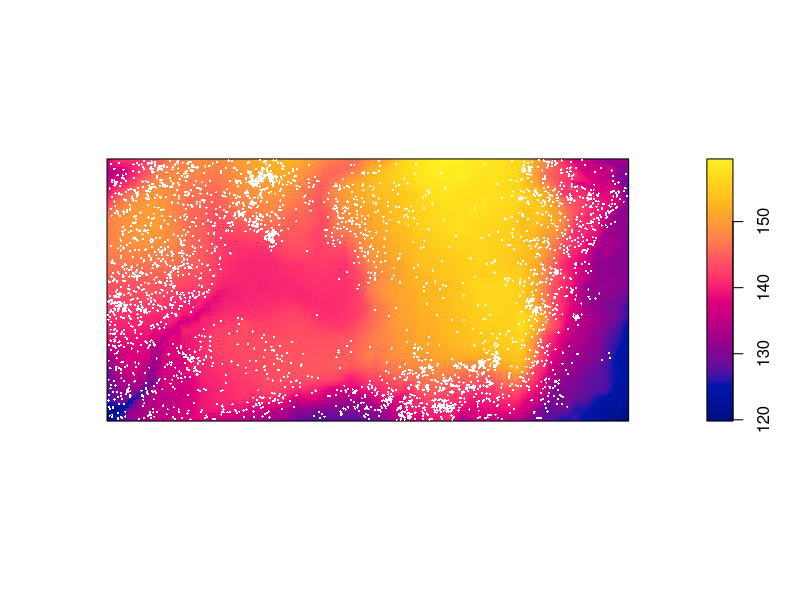
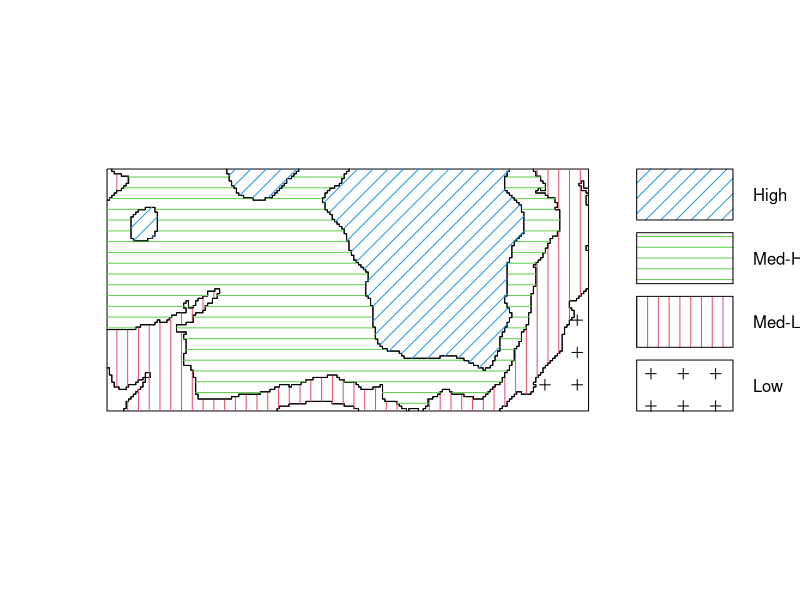
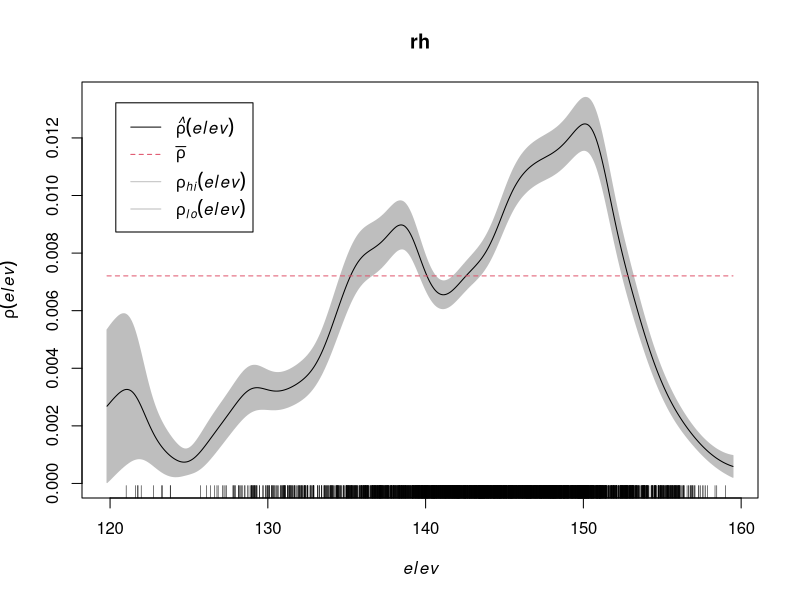
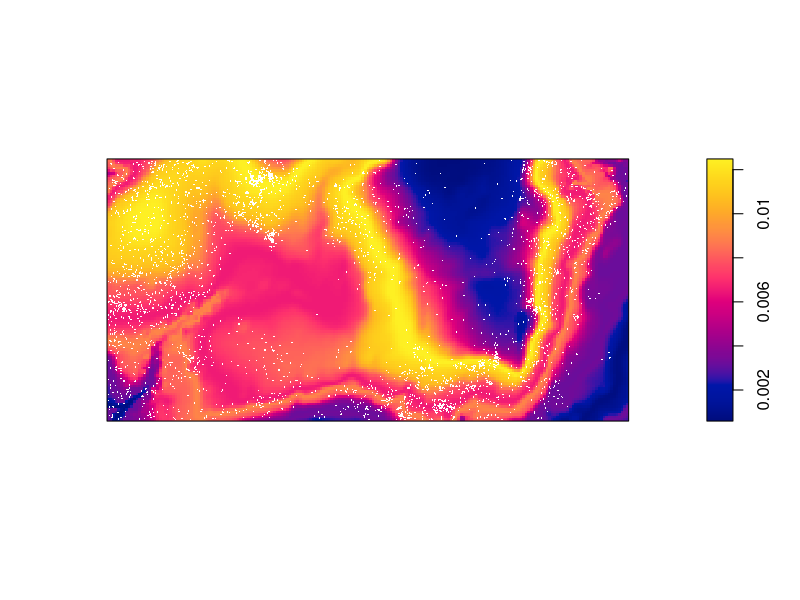
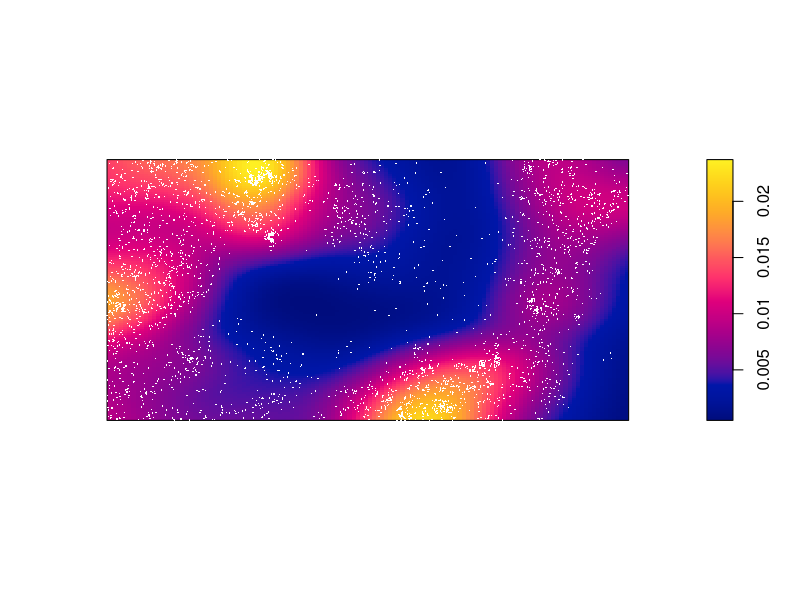
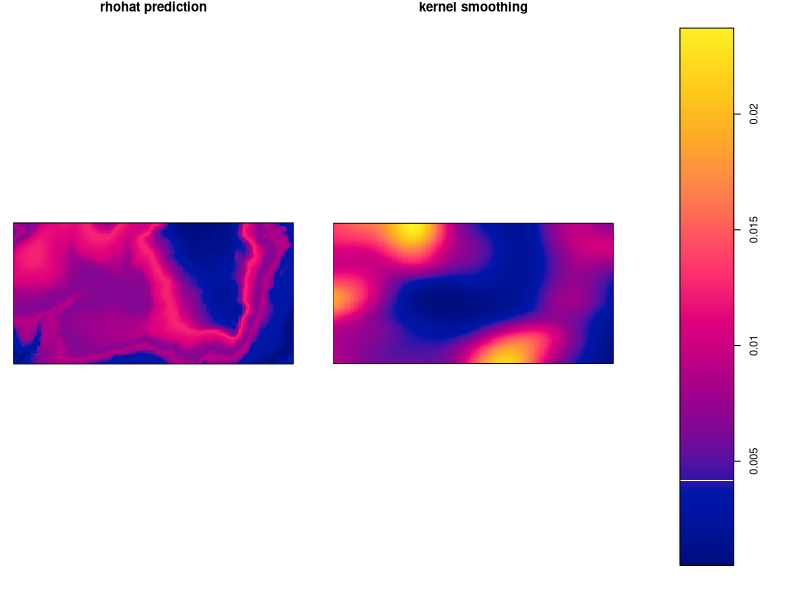
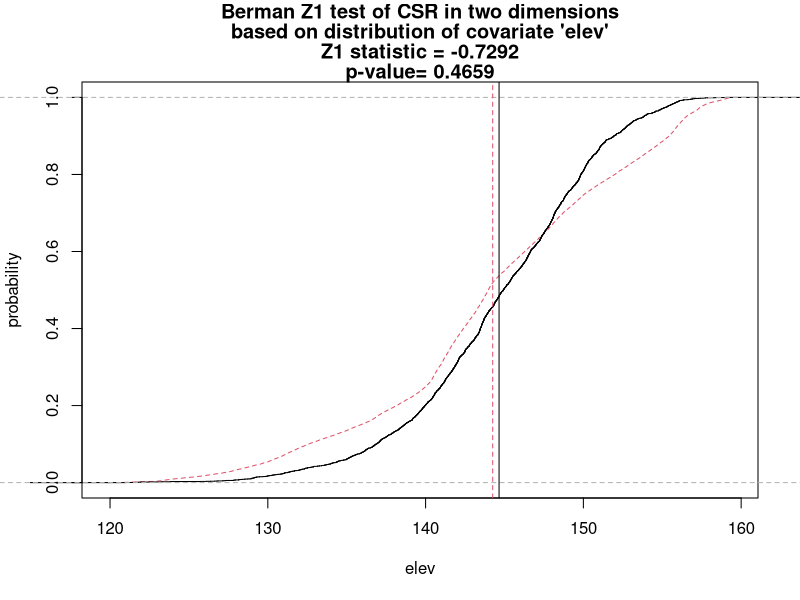
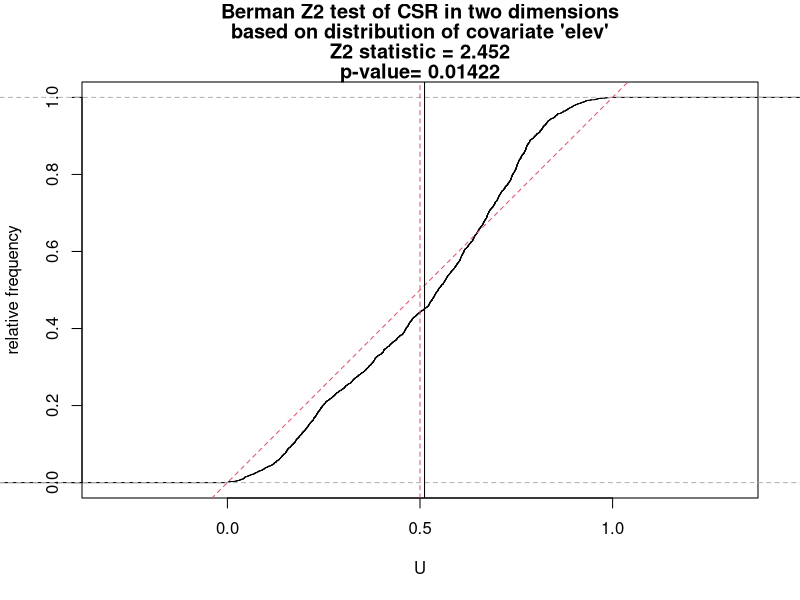

The R script that drew these images, in order:
## ---- chunk 1
# This option turns evaluation of R code off in this document. Remove it
# if you use it as a template for solving the lab exercise.
knitr::opts_chunk$set(eval = TRUE)
## ---- chunk 2
library(spatstat)
## ---- chunk 3
    elev <- bei.extra$elev
## ---- chunk 4
    plot(elev, main = "")
    plot(bei, add = TRUE, cex = 0.3, pch = 16, cols = "white")
## ---- chunk 5
    Z <- cut(elev, 4, labels=c("Low", "Med-Low", "Med-High", "High"))
    textureplot(Z, main = "")
## ---- chunk 6
    Y <- tess(image = Z)
    qc <- quadratcount(bei, tess = Y)
## ---- chunk 7
    intensity(qc)
## ---- chunk 8
    rh <- rhohat(bei, elev)
    plot(rh)
## ---- chunk 9
    prh <- predict(rh)
    plot(prh, main = "")
    plot(bei, add = TRUE, cols = "white", cex = .2, pch = 16)
## ---- chunk 10
    dbei <- density(bei, sigma = bw.scott)
    plot(dbei, main = "")
    plot(bei, add = TRUE, cols = "white", cex = .2, pch = 16)
## ---- chunk 11
    l <- solist(prh, dbei)
    plot(l, equal.ribbon = TRUE, main = "",
         main.panel = c("rhohat prediction", "kernel smoothing"))
## ---- chunk 12
    Z1 <- berman.test(bei, elev)
    print(Z1)
    plot(Z1)
    
    Z2 <- berman.test(bei, elev, which = "Z2")
    print(Z2)
    plot(Z2)
